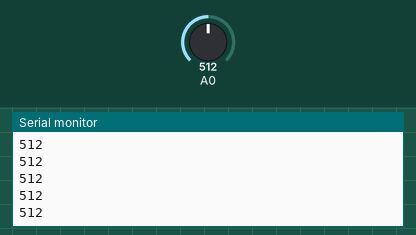
This sketch was run on a simulated Arduino Uno, built with avr-gcc and run on an emulated ATmega328P. On the bench: the last lines printed to the serial monitor. Inputs (shaded band) come from the test bench; at power-on: A0 = 512.

Above: at 1.2 s.
1.3 s: A0 set to 716
At 1.31 s:
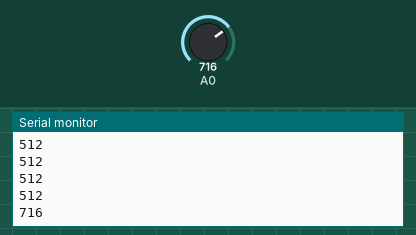
2.8 s: A0 set to 900
At 2.81 s:
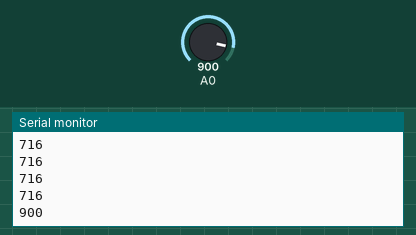
Timing chart, 0 to 5.8 s (numbered marks = the images above; inputs shaded):
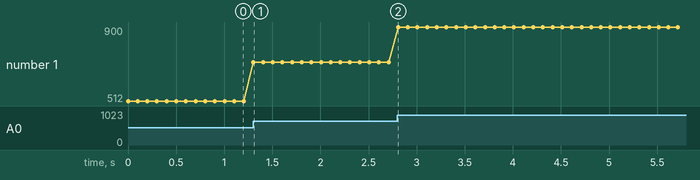

The sketch:

LightSensor.ino
```cpp
// Freenove UNO-compatible V4.1: photoresistor divider on A0.
// One raw 10-bit ADC reading per line, nominally 10 samples/second.
void setup() {
  Serial.begin(115200);
}

void loop() {
  int lightReading = analogRead(A0);
  Serial.println(lightReading);
  delay(100);
}
```

Measured:
- after the input at 1.3 s, the serial monitor: prints a new line at once (image 1)
- after the input at 2.8 s, the serial monitor: prints a new line at once (image 2)
- plotted number 1: 512 → 716 after the input at 1.3 s, 716 → 900 after the input at 2.8 s
